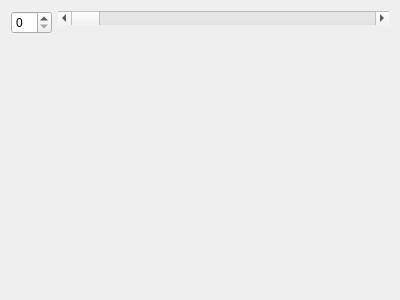
<?xml version="1.0" encoding="UTF-8"?>
<ui version="4.0">
 <class>HSIslider</class>
 <widget class="QWidget" name="HSIslider">
  <property name="geometry">
   <rect>
    <x>0</x>
    <y>0</y>
    <width>400</width>
    <height>300</height>
   </rect>
  </property>
  <property name="windowTitle">
   <string>Form</string>
  </property>
  <layout class="QFormLayout" name="formLayout">
   <item row="0" column="0">
    <widget class="QSpinBox" name="spinBox"/>
   </item>
   <item row="0" column="1">
    <widget class="QScrollBar" name="horizontalScrollBar">
     <property name="orientation">
      <enum>Qt::Horizontal</enum>
     </property>
    </widget>
   </item>
  </layout>
 </widget>
 <resources/>
 <connections/>
</ui>
